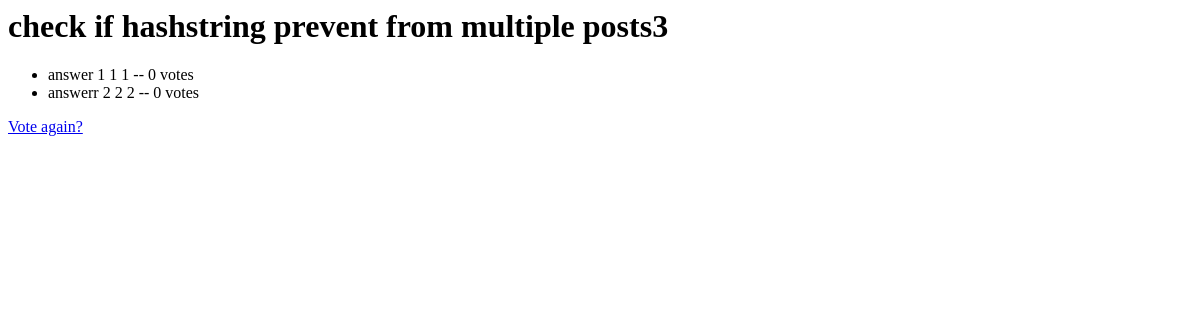
Page /polls/52/results/ on the earlier database version.
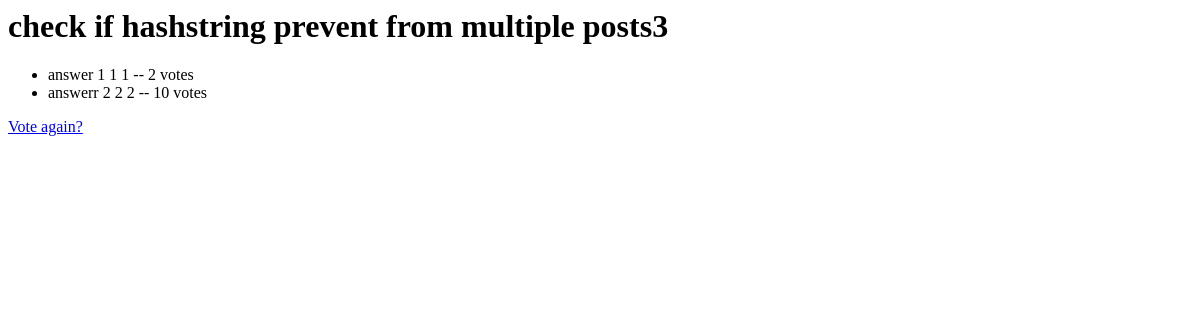
Same page on the later database version.
### polls/models.py (models this page shows, shortened)
class Choice(models.Model):
    question = models.ForeignKey(Question, on_delete=models.CASCADE)
    choice_text = models.CharField(max_length=100)
    votes = models.IntegerField(default=0)

### polls/views.py (the view)
# urls.py: path('<int:pk>/results/', views.ResultsView.as_view(), name='results'),  # version with view
class ResultsView(generic.DetailView):
    model = Question
    template_name = 'polls/results.html'

### polls/templates/polls/results.html
<h1>{{ question.question_text }}</h1>
<ul>
{% for choice in question.choice_set.all %}
    <li>{{ choice.choice_text }} -- {{ choice.votes }} vote{{ choice.votes|pluralize }}</li>
{% endfor %}
</ul>
<a href="{% url 'polls:detail' question.id %}">Vote again?</a>

Differences in the rows shown:
changed Choice "answer 1 1 1": votes "0" → "2"
changed Choice "answerr 2 2 2": votes "0" → "10"
